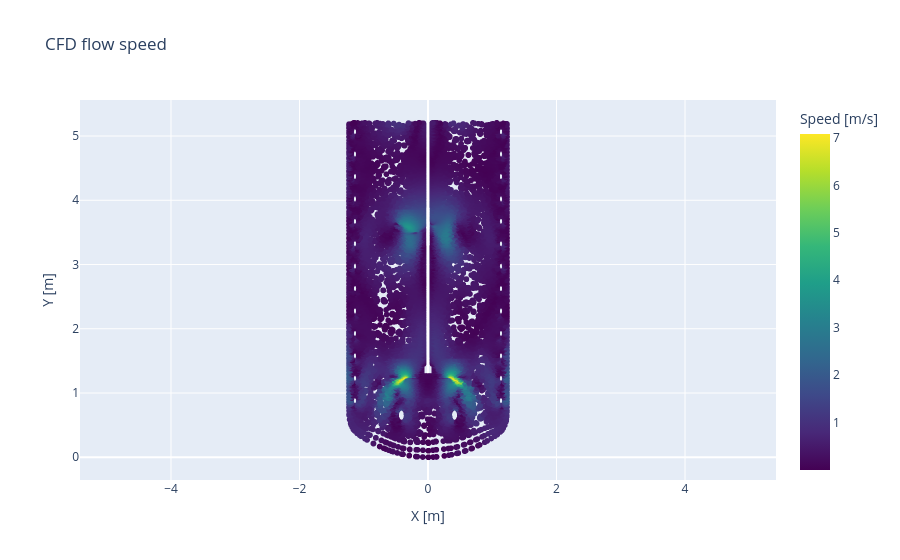

Notebook code for this chart:
### Code cell
import plotly.express as px

# X/Y and per-point flow speed from the first two + two velocity-component columns
x = df.iloc[:, 0]
y = df.iloc[:, 1]
speed = np.hypot(df.iloc[:, 6], df.iloc[:, 7])

# A per-point hoverable scatter trades the continuous gouraud-shaded mesh for
# real point-level inspection (exact speed under the cursor).
fig = px.scatter(
    x=x, y=y, color=speed,
    color_continuous_scale="Viridis",
    labels={"x": "X [m]", "y": "Y [m]", "color": "Speed [m/s]"},
    title="CFD flow speed",
)
fig.update_yaxes(scaleanchor="x", scaleratio=1)
fig.show()

### Figure 1 — Plotly figure (JSON) as saved in the notebook; plotly's stock layout.template omitted (floating-point values rounded to 4 significant figures; data arrays with more than 128 entries replaced by an {"elided": "..."} marker saying what was removed)
{"data": [{"hovertemplate": "X [m]=%{x}<br>Y [m]=%{y}<br>Speed [m/s]=%{marker.color}<extra></extra>", "legendgroup": "", "marker": {"color": {"elided": "20558 float values"}, "coloraxis": "coloraxis", "symbol": "circle"}, "mode": "markers", "name": "", "showlegend": false, "type": "scattergl", "x": {"elided": "20558 float values"}, "xaxis": "x", "y": {"elided": "20558 float values"}, "yaxis": "y"}], "layout": {"coloraxis": {"colorbar": {"title": {"text": "Speed [m/s]"}}, "colorscale": [[0, "#440154"], [0.1111, "#482878"], [0.2222, "#3e4989"], [0.3333, "#31688e"], [0.4444, "#26828e"], [0.5556, "#1f9e89"], [0.6667, "#35b779"], [0.7778, "#6ece58"], [0.8889, "#b5de2b"], [1, "#fde725"]]}, "legend": {"tracegroupgap": 0}, "title": {"text": "CFD flow speed"}, "xaxis": {"anchor": "y", "domain": [0, 1], "title": {"text": "X [m]"}}, "yaxis": {"anchor": "x", "domain": [0, 1], "scaleanchor": "x", "scaleratio": 1, "title": {"text": "Y [m]"}}}}
